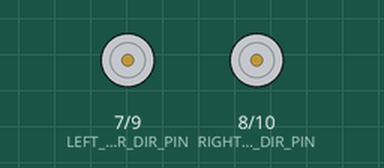
Bench run of a sketch on a simulated Arduino Uno, built with avr-gcc and run on an emulated ATmega328P. On the bench: direction and speed pins drawn as motors (green arrow = direction pin HIGH = forward, orange = LOW = backward, longer = more drive). Random numbers use the default seed unless the sketch sets one.

Above: at 2.5 s.
At 10.5 s:
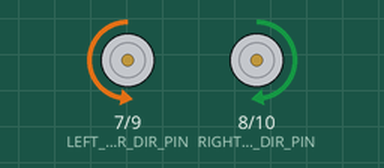
At 17.3 s:
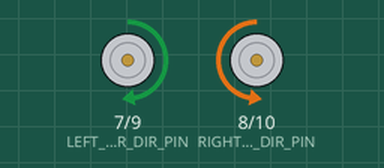
At 39.3 s:
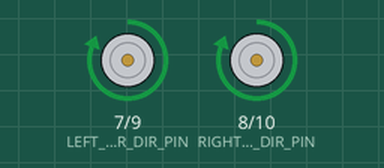
Timing chart, 0 to 40.0 s (numbered marks = the images above):
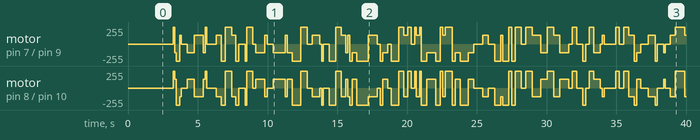

The sketch:

ScatolotRandom.ino
```cpp
/*
		 */
		/*
		pin layout
		0 tx
		1 rx
		2
		3
		4
		5
		6
		7 left motor direction pin
		8 right motor direction pin
		9 left motor pwm pin
		10 right motor pwm pin
		11
		12
		13
		A0
		A1
		A2
		A3
		A4
		A5
		The program requires that the RN42 bluetooth chip has the Tx pin linked to the 2 pin and the Rx pin linked to the 4 pin
		 */
		const int LEFT_MOTOR_DIR_PIN = 7;
		const int LEFT_MOTOR_PWM_PIN = 9;
		const int RIGHT_MOTOR_DIR_PIN = 8;
		const int RIGHT_MOTOR_PWM_PIN = 10;
		int reflex=210;
		boolean ledOn = false; //debug boolean
		boolean executing = false; //stops reading if the robot is moving to prevent long queues
		void setup()
		{
			delay(2000);

			digitalWrite(13,HIGH);
			delay(400); // Short delay, wait for the Mate to send back CMD
			digitalWrite(13,LOW);
			pinMode(7, OUTPUT); //Initiates left Motor dir pin
			pinMode(9, OUTPUT); //Initiates left Motor pwm pin
			pinMode(8, OUTPUT); //Initiates right Motor dir pin
			pinMode(10, OUTPUT); //Initiates right Motor pwm pin
			randomSeed(analogRead(0));
		}
		void loop()
		{
			int randDir = random(5);
			int randTime = random(100,500);
			if(randDir == 0){
				steersx(randTime);
			}
			else if(randDir == 1){
				forward(randTime);
			}
			else if(randDir == 2){
				backward(randTime);
			}
			else if(randDir == 3){
				steerdx(randTime);
			}
			else if(randDir == 4){
				delay(randTime);
			}
		}
		void forward(int time){
			executing = true;
			digitalWrite(LEFT_MOTOR_DIR_PIN, HIGH); //Establishes forward direction of Channel A
			digitalWrite(RIGHT_MOTOR_DIR_PIN, HIGH); //Establishes forward direction of Channel B
			analogWrite(LEFT_MOTOR_PWM_PIN,255);//pwmA
			analogWrite(RIGHT_MOTOR_PWM_PIN,255);//pwmB
			delay(time);
			executing=false;
			analogWrite(LEFT_MOTOR_PWM_PIN, 0); // Brake for Channel A
			analogWrite(RIGHT_MOTOR_PWM_PIN, 0); // Brake for Channel B
		}
		void forward(int time, int intensity){
			executing = true;
			digitalWrite(LEFT_MOTOR_DIR_PIN, HIGH); //Establishes forward direction of Channel A
			digitalWrite(RIGHT_MOTOR_DIR_PIN, HIGH); //Establishes forward direction of Channel B
			analogWrite(LEFT_MOTOR_PWM_PIN, intensity);//pwmA
			analogWrite(RIGHT_MOTOR_PWM_PIN,intensity);//pwmB
			delay(time);
			executing=false;
			digitalWrite(LEFT_MOTOR_PWM_PIN, 0);
			digitalWrite(RIGHT_MOTOR_PWM_PIN, 0);
		}
		void backward(int time){
			executing = true;
			digitalWrite(LEFT_MOTOR_DIR_PIN, LOW); //Establishes forward direction of Channel A
			digitalWrite(RIGHT_MOTOR_DIR_PIN, LOW); //Establishes forward direction of Channel B
			analogWrite(LEFT_MOTOR_PWM_PIN,255);//pwmA
			analogWrite(RIGHT_MOTOR_PWM_PIN,255);//pwmB
			delay(time);
			executing=false;
			analogWrite(LEFT_MOTOR_PWM_PIN, 0); // Brake for Channel A
			analogWrite(RIGHT_MOTOR_PWM_PIN, 0); // Brake for Channel B
		}
		void backward(int time, int intensity){
			executing = true;
			digitalWrite(LEFT_MOTOR_DIR_PIN, LOW); //Establishes forward direction of Channel A
			digitalWrite(RIGHT_MOTOR_DIR_PIN, LOW); //Establishes forward direction of Channel B
			analogWrite(LEFT_MOTOR_PWM_PIN, intensity);//pwmA
			analogWrite(RIGHT_MOTOR_PWM_PIN,intensity);//pwmB
			delay(time);
			executing=false;
			digitalWrite(LEFT_MOTOR_PWM_PIN, 0);
			digitalWrite(RIGHT_MOTOR_PWM_PIN, 0);
		}
		void steersx(int time){
			executing = true;
			digitalWrite(LEFT_MOTOR_DIR_PIN, LOW); //Establishes forward direction of Channel A
			digitalWrite(RIGHT_MOTOR_DIR_PIN, HIGH); //Establishes forward direction of Channel B
			analogWrite(LEFT_MOTOR_PWM_PIN, 128);//pwmA
			analogWrite(RIGHT_MOTOR_PWM_PIN,128);//pwmB
			delay(time);
			executing=false;
			digitalWrite(LEFT_MOTOR_PWM_PIN, 0);
			digitalWrite(RIGHT_MOTOR_PWM_PIN, 0);
		}
		void steerdx(int time){
			executing = true;
			digitalWrite(LEFT_MOTOR_DIR_PIN, HIGH); //Establishes forward direction of Channel A
			digitalWrite(RIGHT_MOTOR_DIR_PIN, LOW); //Establishes forward direction of Channel B
			analogWrite(LEFT_MOTOR_PWM_PIN, 128);//pwmA
			analogWrite(RIGHT_MOTOR_PWM_PIN,128);//pwmB
			delay(time);
			executing=false;
			digitalWrite(LEFT_MOTOR_PWM_PIN, 0);
			digitalWrite(RIGHT_MOTOR_PWM_PIN, 0);
		}
```

Measured:
- by itself, motor on pin 7 (LEFT_MOTOR_DIR_PIN) / pin 9 (LEFT_MOTOR_PWM_PIN): stopped → forward 255/255 at 3.2 s, → backward 128/255 0.10 s later, → backward 255/255 0.13 s later, → forward 128/255 0.24 s later, … (104 changes in this stretch)
- by itself, motor on pin 8 (RIGHT_MOTOR_DIR_PIN) / pin 10 (RIGHT_MOTOR_PWM_PIN): stopped → forward 255/255 at 3.2 s, → forward 128/255 0.10 s later, → backward 255/255 0.13 s later, → backward 128/255 0.24 s later, … (104 changes in this stretch)
